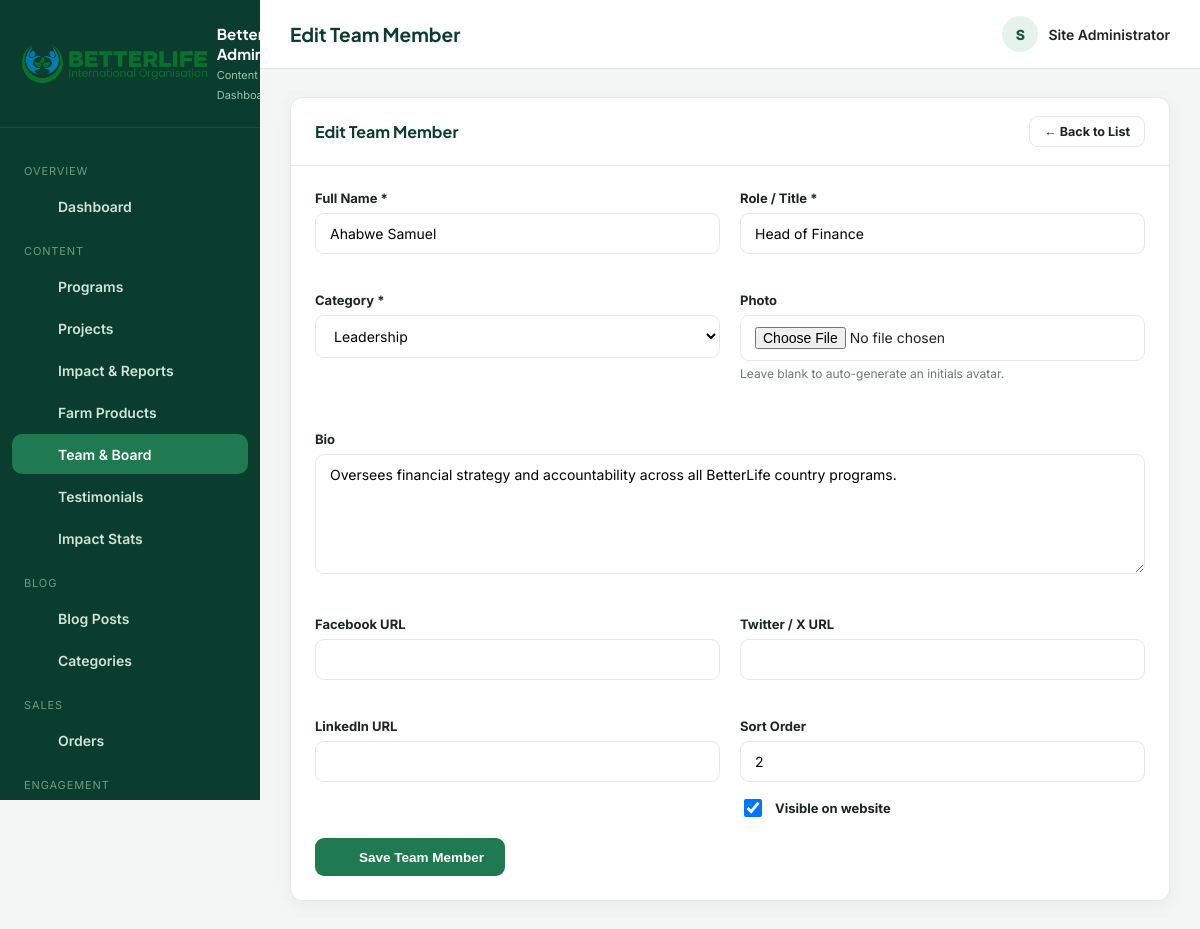
Before: /admin/team.php?action=edit&id=2 (signed in) with the older database file.
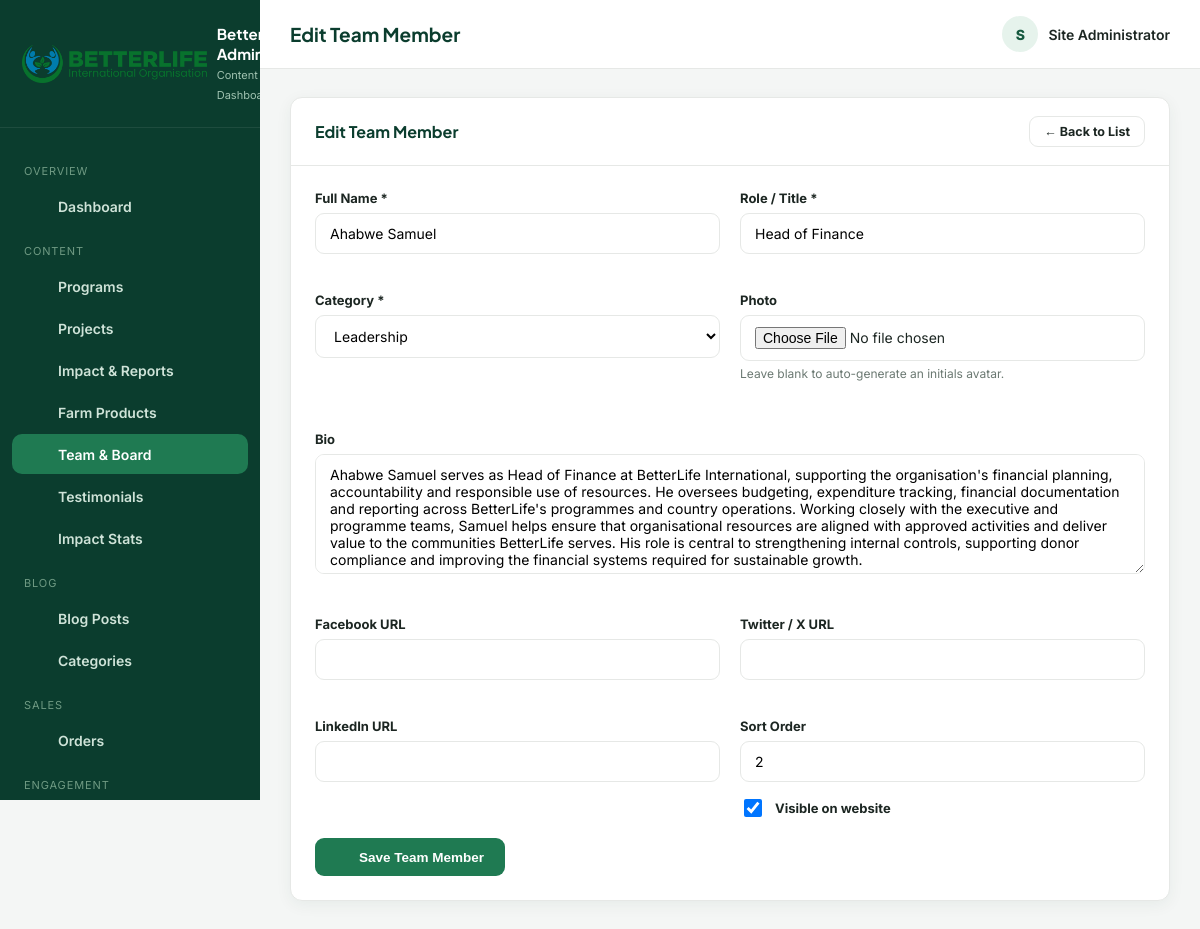
After: the same page with the newer database file.
### tables this page shows
CREATE TABLE team_members (
  id INT AUTO_INCREMENT PRIMARY KEY,
  name VARCHAR(150) NOT NULL,
  role VARCHAR(150) NOT NULL,
  category ENUM('leadership','staff','board','volunteer') DEFAULT 'staff',
  bio TEXT,
  photo VARCHAR(255),
  email VARCHAR(150),
  facebook VARCHAR(255),
  twitter VARCHAR(255),
  linkedin VARCHAR(255),
  sort_order INT DEFAULT 0,
  status TINYINT(1) DEFAULT 1,
  created_at TIMESTAMP DEFAULT CURRENT_TIMESTAMP
);

### admin/team.php (the view, shortened to what this page needs)
<?php
require_once __DIR__ . '/includes/auth.php';
$action = $_GET['action'] ?? 'list';
$id = (int) ($_GET['id'] ?? 0);
$categories = ['leadership' => 'Leadership', 'staff' => 'Staff', 'board' => 'Board of Directors', 'volunteer' => 'Volunteer'];
$editing = null;
if (in_array($action, ['add', 'edit'], true)) {
    if ($action === 'edit') {
        $stmt = $pdo->prepare("SELECT * FROM team_members WHERE id = ?");
        $stmt->execute([$id]);
        $editing = $stmt->fetch();
    }
    $pageTitle = $action === 'edit' ? 'Edit Team Member' : 'Add Team Member';
    require __DIR__ . '/includes/header.php';
    ?>
    <div class="panel">
      <div class="panel-head"><h3><?= h($pageTitle) ?></h3><a href="<?= ADMIN_URL ?>/team.php" class="btn btn-outline btn-sm">← Back to List</a></div>
      <div class="panel-body">
        <form method="post" enctype="multipart/form-data">
          <div class="form-grid">
            <div class="form-group"><label>Full Name *</label><input type="text" name="name" class="form-control" required value="<?= h($editing['name'] ?? '') ?>"></div>
            <div class="form-group"><label>Role / Title *</label><input type="text" name="role" class="form-control" required value="<?= h($editing['role'] ?? '') ?>"></div>
            <div class="form-group">
              <label>Category *</label>
              <select name="category" class="form-control" required>
                <?php foreach ($categories as $key => $label): ?>
                  <option value="<?= $key ?>" <?= (($editing['category'] ?? 'staff') === $key) ? 'selected' : '' ?>><?= $label ?></option>
                <?php endforeach; ?>
              </select>
            </div>
            <div class="form-group">
              <label>Photo</label>
              <input type="file" name="photo" class="form-control" accept="image/*">
              <p class="hint">Leave blank to auto-generate an initials avatar.</p>
            </div>
            <div class="form-group full"><label>Bio</label><textarea name="bio" class="form-control"><?= h($editing['bio'] ?? '') ?></textarea></div>
            <div class="form-group"><label>Facebook URL</label><input type="text" name="facebook" class="form-control" value="<?= h($editing['facebook'] ?? '') ?>"></div>
            <div class="form-group"><label>Twitter / X URL</label><input type="text" name="twitter" class="form-control" value="<?= h($editing['twitter'] ?? '') ?>"></div>
            <div class="form-group"><label>LinkedIn URL</label><input type="text" name="linkedin" class="form-control" value="<?= h($editing['linkedin'] ?? '') ?>"></div>
            <div class="form-group">
              <label>Sort Order</label>
              <input type="number" name="sort_order" class="form-control" value="<?= h($editing['sort_order'] ?? '0') ?>">
              <div class="checkbox-row" style="margin-top:14px;">
                <input type="checkbox" name="status" id="status" <?= (!isset($editing) || $editing['status']) ? 'checked' : '' ?>>
                <label for="status" style="margin:0;">Visible on website</label>
              </div>
            </div>
          </div>
          <button type="submit" class="btn btn-primary ico-text"><?= icon('save', 16) ?> Save Team Member</button>
        </form>
      </div>
    </div>
    <?php
    require __DIR__ . '/includes/footer.php';
    exit;
}
require __DIR__ . '/includes/header.php';
?>
<?php require __DIR__ . '/includes/footer.php'; ?>

Changed rows visible on the page:
changed team_members "Ahabwe Samuel": bio "Oversees financial strategy and accountability across all BetterLife country programs." → "Ahabwe Samuel serves as Head of Finance at BetterLife International, supporting the organisation's financial planning, accountability and responsible use of resources. He oversees budgeting, expenditure tracking, financial documentation and reporting across BetterLife's programmes and country operations. Working closely with the executive and programme teams, Samuel helps ensure that organisational resources are aligned with approved activities and deliver value to the communities BetterLife serves. His role is central to strengthening internal controls, supporting donor compliance and improving the financial systems required for sustainable growth."
